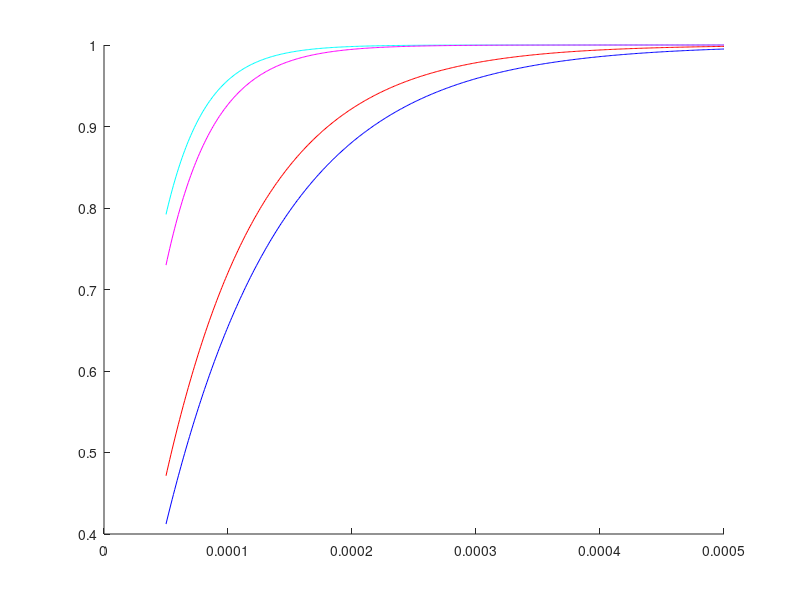

Write the MATLAB code that produced this figure. (Note: this script raises an error after producing the figure.)
%static Self blockage coverage
%June 19: Find coverage probability with BS density defined as there is
%atleast one BS not blocked by Self or static blockage.

clear
close all
wannaplot=1;
% V = 1; %velocity m/s
% hb = 1.8;
% hr = 1.4;
% ht = 5;
% frac = (hb-hr)/(ht-hr);
% mu = 2; %Expected bloc dur =1/mu
R = 100; %m Radius
% temp = 2/pi*V*frac*R;
densityD = [1e-8,0.001]; %D = static blockage
densityBS = (50:500)*10^-6;%[50,100,200,300,400,500]*10^(-6);%BS = basestation
omegaVal = [0, pi/3]; %omega values

El = 10; %m
Ew = 10; %m

% pSB_th = exp(-) 
for iT = 1:length(densityBS)
    tempind=0;
    for iD = 1:length(densityD)
        for iO = 1:length(omegaVal)
            tempind=tempind+1;
            lamT = densityBS(iT);
            lamD = densityD(iD);
            omega = omegaVal(iO);
            beta(iD) = 2/pi*lamD*(El+Ew);
            beta0(iD) = lamD*El*Ew;
            p(iO) = 1- omega/2/pi;
            b(iD) = 2*exp(-beta0(iD))/(beta(iD)^2*R^2) * ...
                (1-(1+beta(iD)*R)*exp(-beta(iD)*R));
            %coverage probability given by static and self blockage
            Pcoverage(iT,tempind) = 1-exp(-b(iD)*p(iO)*lamT*pi*R^2);
            
            
            colTitle{1}='lamT';
            
            
            colTitle{tempind+1} = strcat(...
                'lamD',num2str(lamD*1e4),'omega',num2str(omega*360/2/pi));
            legendArray{tempind} = strcat(...
                'lamD',num2str(lamD*1e4),'omega',num2str(omega*360/2/pi));
        end
    end
end
colorVal = {'c', 'm', 'r', 'b'};
figure;hold on;
tempind=0;
% legendArray = {'\lambda_d=0, \omega=0','\lambda_d=0, \omega = 90',...
%     '\lambda_d=1e-3, \omega=0','\lambda_d=1e-3, \omega = 90'};
for iD = 1:length(densityD)
    for iO=1:length(omegaVal)
        tempind=tempind+1;
        plot(densityBS,Pcoverage(:,tempind),'color',colorVal{tempind});
    end
end
% colTitle = {'lamT','\lamD0omega0','lamD0omega90',...
%     'lambd=1e-3, \omega=0','\lambda_d=1e-3, \omega = 90' }
writetable(cell2table([colTitle; num2cell([densityBS'*10^4, Pcoverage])]),...
    'figures2/coverageLOS.csv','writevariablenames',0)

g=legend(legendArray);
set(g,'fontsize',13)
xlabel('AP Density \lambda_T (x 100/km^2)', 'fontsize',13)
ylabel('P(Coverage)','fontsize',13)